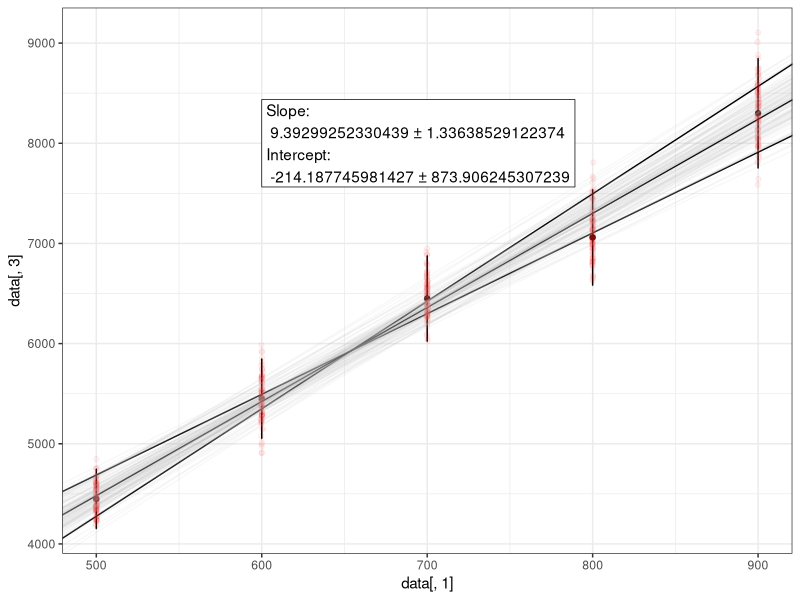

Generate this figure with R:
library("ggplot2")
library("ggthemes")
library("scales")
library("reshape2")
library("nlme")

#args = commandArgs(trailingOnly = TRUE)

# Give data as csv file with columns x, xuncertainty, y, yuncertainty (no labels)

data = read.csv("testvalues.csv", header = FALSE)

normaldistribution = function(n, mean, uncertainty) {
  #Standard Deviation can be approximated to range/4 with 95% accuracy, range = 2*uncertainty, so sd equals approximately unc/2
  sd = uncertainty/2
  #rnorm() can take vectors (term for lists), will cycle through them
  result = rnorm(n*length(mean), mean = mean, sd = sd)
  #Create matrix of results. Each row is a point, and each column is a generated set of points.
  resultmatrix = matrix(result, , ncol = n, byrow = FALSE)
  #Reorganize the result
  melteddata = melt(resultmatrix)
  melteddata[,1] = NULL
  return(melteddata)
}

xdata = normaldistribution(100, data[,1], data[,2])
ydata = normaldistribution(100, data[,3], data[,4]) # How many of these for good accuracy?

yerrors = aes(ymax = data[,3] + data[,4], ymin = data[,3] - data[,4])
xerrors = aes(xmax = data[,1] + data[,2], xmin = data[,1] - data[,2])

mergeddata = cbind(xdata, ydata)
mergeddata[,3] = NULL
names(mergeddata) = c("Index", "xValue", "yValue")

regressions = coef(lmList(yValue ~ xValue | Index, data = mergeddata, pool = FALSE))
#See https://stat.ethz.ch/R-manual/R-devel/library/nlme/html/intervals.lmList.html for info on confidence intervals in Lmlist
#Used to get confidence interval for each individual line fit 
#Possibly weight by uncertainty?
#See: https://stackoverflow.com/questions/14636052/using-smooth-in-ggplot2-to-fit-a-linear-model-using-the-errors-given-in-the-data

#Should sd or se be used?


bestlineslope = mean(regressions[,2])
bestlineintercept = mean(regressions[,1])

slopeUncertainty = 2*sd(regressions[,2])
interceptUncertainty = 2*sd(regressions[,1])

highslope = mean(regressions[,2]) + slopeUncertainty
highintercept = mean(regressions[,1]) + interceptUncertainty

lowslope = mean(regressions[,2]) - slopeUncertainty
lowintercept = mean(regressions[,1]) - interceptUncertainty


#Plot original data and error bars, generated data, and best fit line with uncertainty
plot1 = 
  qplot(data[,1], data[,3]) + 
  geom_errorbar(yerrors, width = 0.2)  + 
  geom_errorbarh(xerrors, height = 0.3) + 
  geom_abline(intercept = bestlineintercept, slope = bestlineslope) +
  geom_abline(intercept = highintercept, slope = lowslope) + 
  geom_abline(intercept = lowintercept, slope = highslope) + 
  geom_point(aes(xdata[,2], ydata[,2]), color = "red", alpha = 1/20) +
  geom_abline(intercept = regressions[,1], slope = regressions[,2], alpha = 1/10, color = "grey")

equationLabel = paste("Slope:\n", bestlineslope, "\u00B1", slopeUncertainty, "\nIntercept:\n", bestlineintercept, "\u00B1", interceptUncertainty)

#Theming of the plot
plot1 = 
  plot1 + 
  theme_bw() +
  geom_label(aes(600, 8000, label = equationLabel, hjust = "left"), label.r = unit(0, "lines"))
  #theme_tufte() + 
  #geom_rangeframe() + 
  #scale_x_continuous(breaks = extended_range_breaks()(data[,1])) + 
  #scale_y_continuous(breaks = extended_range_breaks()(data[,3])) 


# TODO: Fix the graph labeling and make it look better, look into ggtheme on github
# TODO: Fix errorbar height and width so it changes depending on graph scale

cat("Slope: ", bestlineslope, "Slope Uncertainty: ", slopeUncertainty, 
    "\nIntercept: ", bestlineintercept, "Intercept Uncertainty: ", interceptUncertainty)

#TODO: Fix errors with inconsistency in produced values.

#plot(density[,2])

print(plot1)
